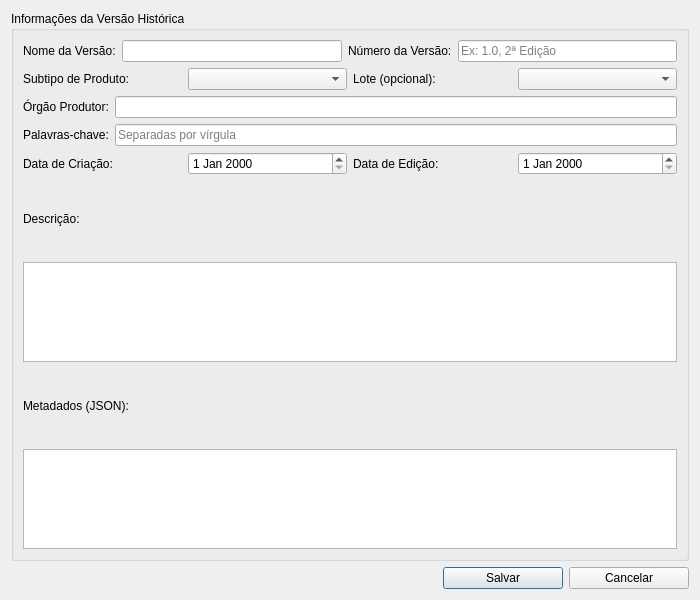
<?xml version="1.0" encoding="UTF-8"?>
<!-- Path: gui\informacao_produto\add_historical_version_dialog.ui -->
<ui version="4.0">
 <class>AddHistoricalVersionDialog</class>
 <widget class="QDialog" name="AddHistoricalVersionDialog">
  <property name="geometry">
   <rect>
    <x>0</x>
    <y>0</y>
    <width>700</width>
    <height>600</height>
   </rect>
  </property>
  <property name="windowTitle">
   <string>Adicionar Versão Histórica ao Produto</string>
  </property>
  <layout class="QVBoxLayout" name="verticalLayout">
   <item>
    <widget class="QGroupBox" name="versionInfoGroupBox">
     <property name="title">
      <string>Informações da Versão Histórica</string>
     </property>
     <layout class="QVBoxLayout" name="verticalLayout_2">
      <item>
       <layout class="QHBoxLayout" name="horizontalLayout">
        <item>
         <widget class="QLabel" name="nomeVersaoLabel">
          <property name="text">
           <string>Nome da Versão:</string>
          </property>
         </widget>
        </item>
        <item>
         <widget class="QLineEdit" name="nomeVersaoLineEdit"/>
        </item>
        <item>
         <widget class="QLabel" name="versaoLabel">
          <property name="text">
           <string>Número da Versão:</string>
          </property>
         </widget>
        </item>
        <item>
         <widget class="QLineEdit" name="versaoLineEdit">
          <property name="placeholderText">
           <string>Ex: 1.0, 2ª Edição</string>
          </property>
         </widget>
        </item>
       </layout>
      </item>
      <item>
       <layout class="QHBoxLayout" name="horizontalLayout_2">
        <item>
         <widget class="QLabel" name="subtipoProdutoLabel">
          <property name="text">
           <string>Subtipo de Produto:</string>
          </property>
         </widget>
        </item>
        <item>
         <widget class="QComboBox" name="subtipoProdutoComboBox"/>
        </item>
        <item>
         <widget class="QLabel" name="loteLabel">
          <property name="text">
           <string>Lote (opcional):</string>
          </property>
         </widget>
        </item>
        <item>
         <widget class="QComboBox" name="loteComboBox"/>
        </item>
       </layout>
      </item>
      <item>
       <layout class="QHBoxLayout" name="horizontalLayout_3">
        <item>
         <widget class="QLabel" name="orgaoProdutorLabel">
          <property name="text">
           <string>Órgão Produtor:</string>
          </property>
         </widget>
        </item>
        <item>
         <widget class="QLineEdit" name="orgaoProdutorLineEdit"/>
        </item>
       </layout>
      </item>
      <item>
       <layout class="QHBoxLayout" name="horizontalLayout_4">
        <item>
         <widget class="QLabel" name="palavrasChaveLabel">
          <property name="text">
           <string>Palavras-chave:</string>
          </property>
         </widget>
        </item>
        <item>
         <widget class="QLineEdit" name="palavrasChaveLineEdit">
          <property name="placeholderText">
           <string>Separadas por vírgula</string>
          </property>
         </widget>
        </item>
       </layout>
      </item>
      <item>
       <layout class="QHBoxLayout" name="horizontalLayout_5">
        <item>
         <widget class="QLabel" name="dataCriacaoLabel">
          <property name="text">
           <string>Data de Criação:</string>
          </property>
         </widget>
        </item>
        <item>
         <widget class="QDateEdit" name="dataCriacaoDateEdit"/>
        </item>
        <item>
         <widget class="QLabel" name="dataEdicaoLabel">
          <property name="text">
           <string>Data de Edição:</string>
          </property>
         </widget>
        </item>
        <item>
         <widget class="QDateEdit" name="dataEdicaoDateEdit"/>
        </item>
       </layout>
      </item>
      <item>
       <widget class="QLabel" name="descricaoLabel">
        <property name="text">
         <string>Descrição:</string>
        </property>
       </widget>
      </item>
      <item>
       <widget class="QTextEdit" name="descricaoTextEdit">
        <property name="maximumSize">
         <size>
          <width>16777215</width>
          <height>100</height>
         </size>
        </property>
       </widget>
      </item>
      <item>
       <widget class="QLabel" name="metadadoLabel">
        <property name="text">
         <string>Metadados (JSON):</string>
        </property>
       </widget>
      </item>
      <item>
       <widget class="QTextEdit" name="metadadoTextEdit">
        <property name="maximumSize">
         <size>
          <width>16777215</width>
          <height>100</height>
         </size>
        </property>
       </widget>
      </item>
     </layout>
    </widget>
   </item>
   <item>
    <layout class="QHBoxLayout" name="horizontalLayout_6">
     <item>
      <spacer name="horizontalSpacer">
       <property name="orientation">
        <enum>Qt::Horizontal</enum>
       </property>
       <property name="sizeHint" stdset="0">
        <size>
         <width>40</width>
         <height>20</height>
        </size>
       </property>
      </spacer>
     </item>
     <item>
      <widget class="QPushButton" name="saveButton">
       <property name="minimumSize">
        <size>
         <width>120</width>
         <height>0</height>
        </size>
       </property>
       <property name="text">
        <string>Salvar</string>
       </property>
      </widget>
     </item>
     <item>
      <widget class="QPushButton" name="cancelButton">
       <property name="minimumSize">
        <size>
         <width>120</width>
         <height>0</height>
        </size>
       </property>
       <property name="text">
        <string>Cancelar</string>
       </property>
      </widget>
     </item>
    </layout>
   </item>
  </layout>
 </widget>
 <resources/>
 <connections/>
</ui>
